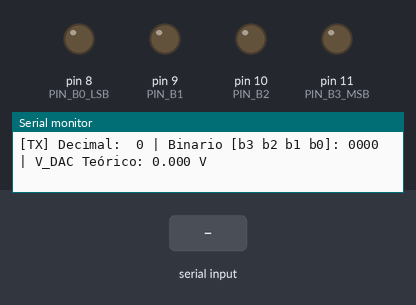
This sketch was run on a simulated Arduino Uno, built with avr-gcc and run on an emulated ATmega328P. Parts: output pins drawn as LEDs (lit = HIGH), the last lines printed to the serial monitor. Inputs (shaded band) come from the test bench.

Above: at 1.6 s.
1.7 s: "5\n" received over Serial
At 2.8 s:
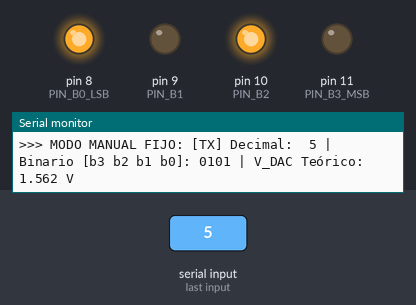
3.2 s: "A\n" received over Serial
At 4.0 s:
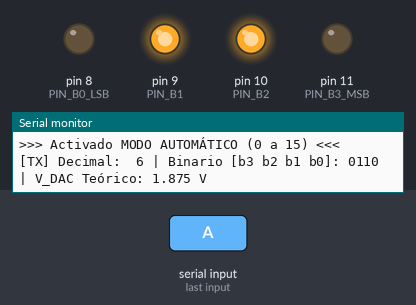
6.2 s: "C\n" received over Serial
At 7.0 s:
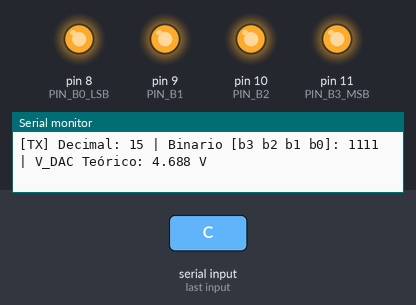
9.2 s: "A\n" received over Serial
At 10.9 s:
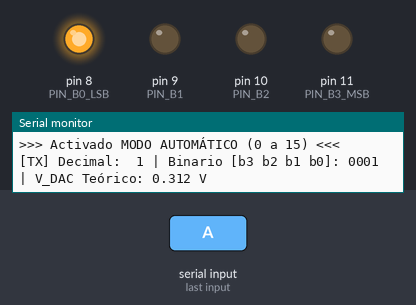
12.2 s: "0\n" received over Serial
At 13.2 s:
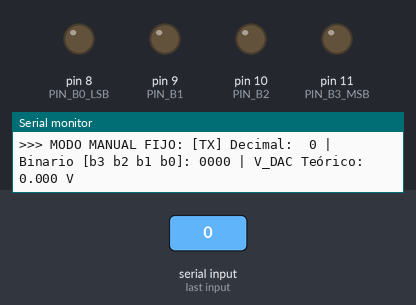
Timing chart, 0 to 14.7 s (numbered marks = the images above; inputs shaded):
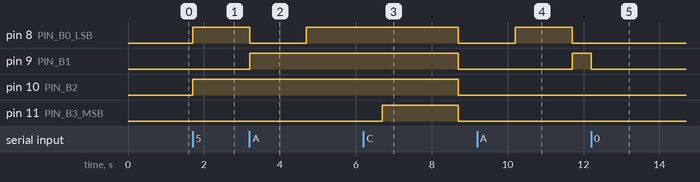

The sketch:

emisor_4bits.ino
```cpp
/**
 * ============================================================================
 * PROYECTO: Sistema de Comunicación por Medios Ópticos (EL2113)
 * ETAPA 1: Patrón de datos de prueba digital (4 bits)
 * AUTOR: Mario Cerdas y equipo de trabajo
 * MICROCONTROLADOR: Arduino UNO / Arduino Nano
 * ============================================================================
 *
 * DESCRIPCIÓN:
 * Este programa genera un patrón de datos binarios de 4 bits (b0 a b3)
 * para ser enviados a un conversor digital-analógico (DAC) R-2R.
 *
 * MAPEO DE PINES HACIA EL DAC R-2R:
 *   - Pin D8  -> Bit 0 (LSB - Bit Menos Significativo)
 *   - Pin D9  -> Bit 1
 *   - Pin D10 -> Bit 2
 *   - Pin D11 -> Bit 3 (MSB - Bit Más Significativo)
 *
 * MODOS DE OPERACIÓN:
 *   - 'A' o 'a': Modo Automático (recorre cíclicamente de 0 a 15).
 *   - 'M' o 'm': Modo Manual (permite ingresar valores 0-15 por Serial).
 *   - 'C' o 'c': Modo Calibración (alterna entre 0 y 15 para calibrar el enlace óptico).
 * ============================================================================
 */

// Definición de pines para los 4 bits
const uint8_t PIN_B0_LSB = 8;
const uint8_t PIN_B1     = 9;
const uint8_t PIN_B2     = 10;
const uint8_t PIN_B3_MSB = 11;

// Tiempo de permanencia por estado en modo automático (milisegundos)
// Nota: La LDR tiene un tiempo de respuesta de decenas a centenas de ms.
// Se recomienda un mínimo de 1000 ms a 1500 ms para pruebas estables de audio.
const unsigned long INTERVALO_CAMBIO_MS = 1500;

// Variables de estado
uint8_t valorActual = 0;
char modoOperacion = 'A'; // 'A' = Automático, 'M' = Manual, 'C' = Calibración
unsigned long tiempoPrevio = 0;
bool estadoCalibracion = false;

// Prototipos de funciones
void aplicarBits(uint8_t valor);
void imprimirEstado(uint8_t valor);
void procesarComandosSeriales();

void setup() {
  // Configuración de pines digitales como salida
  pinMode(PIN_B0_LSB, OUTPUT);
  pinMode(PIN_B1,     OUTPUT);
  pinMode(PIN_B2,     OUTPUT);
  pinMode(PIN_B3_MSB, OUTPUT);

  // Inicializar todas las salidas en nivel bajo (0000)
  aplicarBits(0);

  // Inicializar comunicación serial para monitoreo y depuración
  Serial.begin(9600);
  while (!Serial) {
    ; // Esperar conexión serial si es necesario
  }

  Serial.println(F("======================================================"));
  Serial.println(F("  SISTEMA DE COMUNICACIÓN POR MEDIOS ÓPTICOS"));
  Serial.println(F("  Etapa 1: Transmisor Digital de 4 Bits (Arduino)"));
  Serial.println(F("======================================================"));
  Serial.println(F("Comandos disponibles en el Monitor Serial:"));
  Serial.println(F("  'A' -> Iniciar modo automático (cuenta 0 a 15)"));
  Serial.println(F("  'C' -> Modo calibración (alterna 0 y 15)"));
  Serial.println(F("  '0'..'15' -> Enviar número manual específico"));
  Serial.println(F("======================================================\n"));

  tiempoPrevio = millis();
  imprimirEstado(valorActual);
}

void loop() {
  // 1. Revisar si hay comandos enviados por el usuario desde la computadora
  procesarComandosSeriales();

  unsigned long tiempoActual = millis();

  // 2. Ejecutar según el modo seleccionado
  if (modoOperacion == 'A') {
    // Modo automático por temporizador sin bloquear el procesador (no-blocking delay)
    if (tiempoActual - tiempoPrevio >= INTERVALO_CAMBIO_MS) {
      tiempoPrevio = tiempoActual;
      valorActual = (valorActual + 1) % 16; // Incremento de 0 a 15 cíclico
      aplicarBits(valorActual);
      imprimirEstado(valorActual);
    }
  }
  else if (modoOperacion == 'C') {
    // Modo calibración: alterna cada 2 segundos entre nivel mínimo y máximo
    if (tiempoActual - tiempoPrevio >= 2000) {
      tiempoPrevio = tiempoActual;
      estadoCalibracion = !estadoCalibracion;
      valorActual = estadoCalibracion ? 15 : 0;
      aplicarBits(valorActual);
      imprimirEstado(valorActual);
    }
  }
}

/**
 * Escribe los 4 bits del número en los pines físicos correspondientes.
 * @param valor Número entero entre 0 y 15 (4 bits)
 */
void aplicarBits(uint8_t valor) {
  // Asegurar que solo usamos los primeros 4 bits
  uint8_t dato4Bits = valor & 0x0F;

  // Extracción bit a bit y asignación directa a pines
  digitalWrite(PIN_B0_LSB, (dato4Bits & 0x01) ? HIGH : LOW);
  digitalWrite(PIN_B1,     (dato4Bits & 0x02) ? HIGH : LOW);
  digitalWrite(PIN_B2,     (dato4Bits & 0x04) ? HIGH : LOW);
  digitalWrite(PIN_B3_MSB, (dato4Bits & 0x08) ? HIGH : LOW);
}

/**
 * Imprime por serial el estado binario, decimal y voltaje teórico esperado en el DAC.
 */
void imprimirEstado(uint8_t valor) {
  uint8_t dato = valor & 0x0F;
  float voltajeTeorico = (dato * 5.0) / 16.0;

  Serial.print(F("[TX] Decimal: "));
  if (dato < 10) Serial.print(F(" ")); // Alineación visual
  Serial.print(dato);

  Serial.print(F(" | Binario [b3 b2 b1 b0]: "));
  for (int8_t i = 3; i >= 0; i--) {
    Serial.print((dato >> i) & 0x01);
  }

  Serial.print(F(" | V_DAC Teórico: "));
  Serial.print(voltajeTeorico, 3);
  Serial.println(F(" V"));
}

/**
 * Lee la entrada serial para cambiar de modo o fijar valores fijos.
 */
void procesarComandosSeriales() {
  if (Serial.available() > 0) {
    String entrada = Serial.readStringUntil('\n');
    entrada.trim();

    if (entrada.length() == 0) return;

    if (entrada.equalsIgnoreCase("A")) {
      modoOperacion = 'A';
      Serial.println(F(">>> Activado MODO AUTOMÁTICO (0 a 15) <<<"));
    }
    else if (entrada.equalsIgnoreCase("C")) {
      modoOperacion = 'C';
      Serial.println(F(">>> Activado MODO CALIBRACIÓN (Alterna 0 y 15) <<<"));
    }
    else if (entrada.equalsIgnoreCase("M")) {
      modoOperacion = 'M';
      Serial.println(F(">>> Activado MODO MANUAL. Ingrese un número del 0 al 15 <<<"));
    }
    else {
      // Verificar que todos los caracteres sean dígitos válidos (evita que toInt() devuelva 0 ante letras)
      bool esNumero = true;
      for (unsigned int i = 0; i < entrada.length(); i++) {
        if (!isDigit(entrada.charAt(i))) {
          esNumero = false;
          break;
        }
      }

      if (esNumero) {
        int valorIngresado = entrada.toInt();
        if (valorIngresado >= 0 && valorIngresado <= 15) {
          modoOperacion = 'M';
          valorActual = (uint8_t)valorIngresado;
          aplicarBits(valorActual);
          Serial.print(F(">>> MODO MANUAL FIJO: "));
          imprimirEstado(valorActual);
          return;
        }
      }
      Serial.println(F("Comando no reconocido. Ingrese 'A', 'C', 'M' o un número del 0 al 15."));
    }
  }
}
```

Measured:
- after the input at 1.7 s, pin 10 (PIN_B2): LOW → HIGH at once
- after the input at 3.2 s, pin 8 (PIN_B0_LSB): HIGH → LOW at once, → HIGH 1.5 s later; pin 9 (PIN_B1): LOW → HIGH at once
- after the input at 6.2 s, pin 9 (PIN_B1), pin 10 (PIN_B2): HIGH → LOW after 2.5 s instead of 0.00 s; pin 11 (PIN_B3_MSB): LOW → HIGH after 0.50 s instead of 0.00 s
- after the input at 9.2 s, pin 8 (PIN_B0_LSB): LOW → HIGH after 1.0 s instead of 1.5 s; pin 9 (PIN_B1): LOW → HIGH after 2.5 s instead of 1.5 s; pin 10 (PIN_B2), pin 11 (PIN_B3_MSB): stays LOW (without the input it goes to HIGH after 1.5 s)
- after the input at 12.2 s, pin 8 (PIN_B0_LSB): stays LOW (without the input it goes to HIGH after 1.0 s); pin 9 (PIN_B1): HIGH → LOW at once
